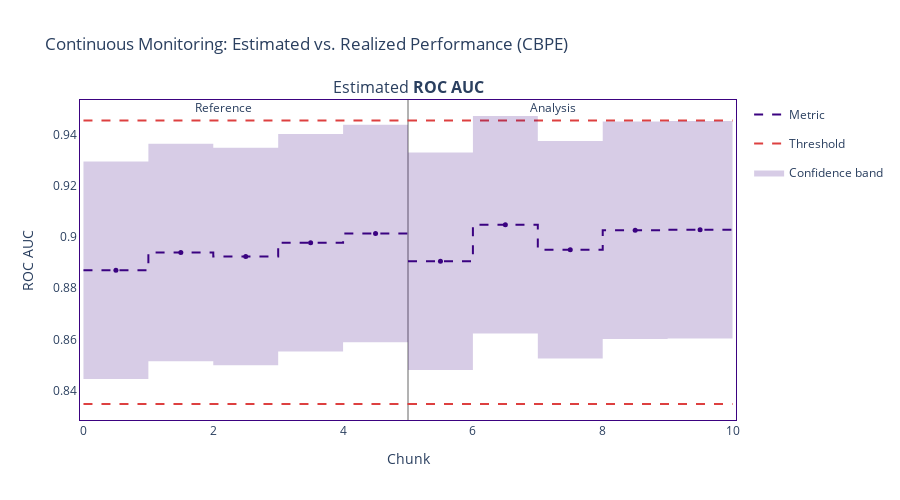

Here is the notebook cell this chart was saved with:
### Code cell
import pandas as pd
import numpy as np
import nannyml as nml
import math

# 1. Setup Data
# Reference (Validation)
ref_df = X_val.copy()
ref_df['churn'] = y_val.values
ref_df['y_pred_proba'] = xgb_model.predict_proba(X_val)[:, 1]
ref_df['y_pred'] = (ref_df['y_pred_proba'] >= 0.5).astype(int)

# Analysis (Test)
ana_df = X_test.copy()
ana_df['churn'] = y_test.values
ana_df['y_pred_proba'] = xgb_model.predict_proba(X_test)[:, 1]
ana_df['y_pred'] = (ana_df['y_pred_proba'] >= 0.5).astype(int)

# This ensures NannyML gets exactly equal chunks with NO remainders.
def trim_to_divisible(df, n_chunks=5):
    remainder = len(df) % n_chunks
    if remainder > 0:
        print(f"✂️ Trimming {remainder} rows from {len(df)} to enforce perfect split...")
        return df.iloc[:-remainder] # Drop the tail
    return df

# Apply trim & Shuffle
ref_df = trim_to_divisible(ref_df.sample(frac=1, random_state=42).reset_index(drop=True))
ana_df = trim_to_divisible(ana_df.sample(frac=1, random_state=42).reset_index(drop=True))

print(f"✅ Final Shapes -> Reference: {ref_df.shape} | Analysis: {ana_df.shape}")

# 2. Run NannyML
estimator = nml.CBPE(
    y_pred_proba='y_pred_proba',
    y_pred='y_pred',
    y_true='churn',
    metrics=['roc_auc'],
    chunk_number=5, 
    problem_type='classification_binary'
)

print("🧠 Fitting...")
estimator.fit(ref_df)
results = estimator.estimate(ana_df)

# 3. Plot & Save
try:
    fig = results.plot()
    fig.update_layout(title="Continuous Monitoring: Estimated vs. Realized Performance (CBPE)")
    
    fig.write_image("nannyml_cbpe.png", scale=2)
    print("✅ Saved clean chart to 'nannyml_cbpe.png'")
    fig.show()
except Exception as e:
    print(e)
    results.plot().show()

### Figure 1 — Plotly figure (JSON) as saved in the notebook; plotly's stock layout.template omitted (floating-point values rounded to 4 significant figures)
{"data": [{"hoverinfo": "skip", "legendgroup": "metric_reference", "line": {"color": "#3b0280", "dash": "dash", "shape": "hv", "width": 2}, "mode": "lines", "name": "Metric", "showlegend": true, "type": "scatter", "x": [0, 1, 2, 3, 4, 5], "xaxis": "x", "y": [0.887, 0.8939, 0.8923, 0.8977, 0.9013, 0.9013], "yaxis": "y"}, {"customdata": [["Estimated <b>ROC AUC</b>", "<b style=\"color:Colors.INDIGO_PERSIAN;line-height:60px\">Reference</b>", "", "[0:280]", "Chunk index: <b>0</b>", 0.887, 0.0424], ["Estimated <b>ROC AUC</b>", "<b style=\"color:Colors.INDIGO_PERSIAN;line-height:60px\">Reference</b>", "", "[281:561]", "Chunk index: <b>1</b>", 0.8939, 0.0424], ["Estimated <b>ROC AUC</b>", "<b style=\"color:Colors.INDIGO_PERSIAN;line-height:60px\">Reference</b>", "", "[562:842]", "Chunk index: <b>2</b>", 0.8923, 0.0424], ["Estimated <b>ROC AUC</b>", "<b style=\"color:Colors.INDIGO_PERSIAN;line-height:60px\">Reference</b>", "", "[843:1123]", "Chunk index: <b>3</b>", 0.8977, 0.0424], ["Estimated <b>ROC AUC</b>", "<b style=\"color:Colors.INDIGO_PERSIAN;line-height:60px\">Reference</b>", "", "[1124:1404]", "Chunk index: <b>4</b>", 0.9013, 0.0424]], "hovertemplate": "%{customdata[1]} &nbsp; &nbsp; %{customdata[2]} <br />Chunk: <b>%{customdata[3]}</b> &nbsp; &nbsp; %{customdata[4]} <br />%{customdata[0]}: <b>%{customdata[5]}</b><br />Confidence band: +/- <b>%{customdata[6]}</b><br /><extra></extra>", "legendgroup": "metric_reference", "line": {"dash": "dash"}, "marker": {"color": "#3b0280", "size": 5, "symbol": "circle"}, "mode": "markers", "name": "Metric", "showlegend": false, "type": "scatter", "x": [0.5, 1.5, 2.5, 3.5, 4.5], "xaxis": "x", "y": [0.887, 0.8939, 0.8923, 0.8977, 0.9013, 0.9013], "yaxis": "y"}, {"hoverinfo": "skip", "legendgroup": "metric_analysis", "line": {"color": "#3b0280", "dash": "dash", "shape": "hv", "width": 2}, "mode": "lines", "name": "Metric", "showlegend": false, "type": "scatter", "x": [5, 6, 7, 8, 9, 10], "xaxis": "x", "y": [0.8905, 0.9047, 0.895, 0.9026, 0.9028, 0.9028], "yaxis": "y"}, {"customdata": [["Estimated <b>ROC AUC</b>", "<b style=\"color:Colors.INDIGO_PERSIAN;line-height:60px\">Analysis</b>", "", "[0:280]", "Chunk index: <b>0</b>", 0.8905, 0.0424], ["Estimated <b>ROC AUC</b>", "<b style=\"color:Colors.INDIGO_PERSIAN;line-height:60px\">Analysis</b>", "", "[281:561]", "Chunk index: <b>1</b>", 0.9047, 0.0424], ["Estimated <b>ROC AUC</b>", "<b style=\"color:Colors.INDIGO_PERSIAN;line-height:60px\">Analysis</b>", "", "[562:842]", "Chunk index: <b>2</b>", 0.895, 0.0424], ["Estimated <b>ROC AUC</b>", "<b style=\"color:Colors.INDIGO_PERSIAN;line-height:60px\">Analysis</b>", "", "[843:1123]", "Chunk index: <b>3</b>", 0.9026, 0.0424], ["Estimated <b>ROC AUC</b>", "<b style=\"color:Colors.INDIGO_PERSIAN;line-height:60px\">Analysis</b>", "", "[1124:1404]", "Chunk index: <b>4</b>", 0.9028, 0.0424]], "hovertemplate": "%{customdata[1]} &nbsp; &nbsp; %{customdata[2]} <br />Chunk: <b>%{customdata[3]}</b> &nbsp; &nbsp; %{customdata[4]} <br />%{customdata[0]}: <b>%{customdata[5]}</b><br />Confidence band: +/- <b>%{customdata[6]}</b><br /><extra></extra>", "legendgroup": "metric_analysis", "line": {"dash": "dash"}, "marker": {"color": "#3b0280", "size": 5, "symbol": "circle"}, "mode": "markers", "name": "Metric", "showlegend": false, "type": "scatter", "x": [5.5, 6.5, 7.5, 8.5, 9.5], "xaxis": "x", "y": [0.8905, 0.9047, 0.895, 0.9026, 0.9028, 0.9028], "yaxis": "y"}, {"hoverinfo": "skip", "legendgroup": "alert", "marker": {"color": "#DD4040", "size": 8, "symbol": "diamond"}, "mode": "markers", "name": "Alert", "showlegend": true, "type": "scatter", "x": [], "xaxis": "x", "y": [], "yaxis": "y"}, {"hoverinfo": "skip", "legendgroup": "thresh", "line": {"color": "#DD4040", "dash": "dash", "width": 2}, "mode": "lines", "name": "Threshold", "showlegend": true, "type": "scatter", "x": [0, 1, 2, 3, 4, 5], "xaxis": "x", "y": [0.9454, 0.9454, 0.9454, 0.9454, 0.9454, 0.9454], "yaxis": "y"}, {"hoverinfo": "skip", "legendgroup": "thresh", "line": {"color": "#DD4040", "dash": "dash", "width": 2}, "mode": "lines", "name": "Threshold", "showlegend": false, "type": "scatter", "x": [0, 1, 2, 3, 4, 5], "xaxis": "x", "y": [0.8349, 0.8349, 0.8349, 0.8349, 0.8349, 0.8349], "yaxis": "y"}, {"hoverinfo": "skip", "legendgroup": "thresh", "line": {"color": "#DD4040", "dash": "dash", "width": 2}, "mode": "lines", "name": "Threshold", "showlegend": false, "type": "scatter", "x": [5, 6, 7, 8, 9, 10], "xaxis": "x", "y": [0.9454, 0.9454, 0.9454, 0.9454, 0.9454, 0.9454], "yaxis": "y"}, {"hoverinfo": "skip", "legendgroup": "thresh", "line": {"color": "#DD4040", "dash": "dash", "width": 2}, "mode": "lines", "name": "Threshold", "showlegend": false, "type": "scatter", "x": [5, 6, 7, 8, 9, 10], "xaxis": "x", "y": [0.8349, 0.8349, 0.8349, 0.8349, 0.8349, 0.8349], "yaxis": "y"}, {"connectgaps": true, "hoverinfo": "skip", "line": {"color": "rgba(0,0,0,0)", "shape": "hv"}, "mode": "lines", "name": "Confidence band", "showlegend": false, "type": "scatter", "x": [0, 1, 2, 3, 4, 5], "xaxis": "x", "y": [0.9294, 0.9363, 0.9347, 0.9401, 0.9437, 0.9437], "yaxis": "y"}, {"connectgaps": true, "fill": "tonexty", "fillcolor": "rgba(0.23137254901960785, 0.00784313725490196, 0.5019607843137255, 0.2)", "hoverinfo": "skip", "line": {"color": "rgba(0,0,0,0)", "shape": "hv"}, "mode": "lines", "name": "Confidence band", "showlegend": true, "type": "scatter", "x": [0, 1, 2, 3, 4, 5], "xaxis": "x", "y": [0.8446, 0.8515, 0.8499, 0.8553, 0.8589, 0.8589], "yaxis": "y"}, {"connectgaps": true, "hoverinfo": "skip", "line": {"color": "rgba(0,0,0,0)", "shape": "hv"}, "mode": "lines", "name": "Confidence band", "showlegend": false, "type": "scatter", "x": [5, 6, 7, 8, 9, 10], "xaxis": "x", "y": [0.9329, 0.9471, 0.9374, 0.945, 0.9452, 0.9452], "yaxis": "y"}, {"connectgaps": true, "fill": "tonexty", "fillcolor": "rgba(0.23137254901960785, 0.00784313725490196, 0.5019607843137255, 0.2)", "hoverinfo": "skip", "line": {"color": "rgba(0,0,0,0)", "shape": "hv"}, "mode": "lines", "name": "Confidence band", "showlegend": false, "type": "scatter", "x": [5, 6, 7, 8, 9, 10], "xaxis": "x", "y": [0.8481, 0.8623, 0.8526, 0.8602, 0.8604, 0.8604], "yaxis": "y"}], "layout": {"annotations": [{"font": {"size": 16}, "showarrow": false, "text": "Estimated <b>ROC AUC</b>", "x": 0.5, "xanchor": "center", "xref": "paper", "y": 1, "yanchor": "bottom", "yref": "paper"}, {"showarrow": false, "text": "Reference", "x": 2, "xref": "x", "xshift": 10, "y": 1.01, "yref": "y domain"}, {"showarrow": false, "text": "Analysis", "x": 7, "xref": "x", "xshift": 15, "y": 1.01, "yref": "y domain"}], "height": 500, "hoverlabel": {"bgcolor": "white", "font": {"size": 14}}, "legend": {"itemclick": false, "itemdoubleclick": false, "traceorder": "grouped"}, "paper_bgcolor": "rgba(255,255,255,1)", "plot_bgcolor": "rgba(255,255,255,1)", "shapes": [{"layer": "below", "line": {"color": "#666666", "width": 1}, "type": "line", "x0": 5, "x1": 5, "xref": "x", "y0": 0, "y1": 1, "yref": "y domain"}], "title": {"text": "Continuous Monitoring: Estimated vs. Realized Performance (CBPE)"}, "xaxis": {"anchor": "y", "domain": [0, 1], "linecolor": "#3b0280", "matches": "x", "mirror": true, "showgrid": false, "title": {"text": "Chunk"}, "zeroline": false}, "yaxis": {"anchor": "x", "domain": [0, 1], "linecolor": "#3b0280", "mirror": true, "showgrid": false, "title": {"text": "ROC AUC"}, "zeroline": false}}}
